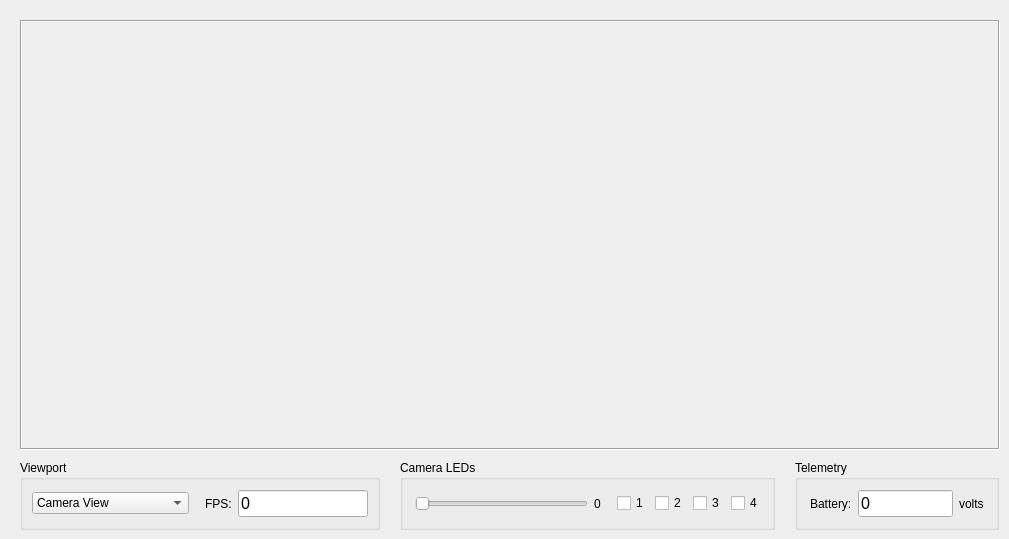
    <widget class="QWidget" name="mainTab">
     <attribute name="title">
      <string>Main</string>
     </attribute>
     <widget class="QLabel" name="viewport">
      <property name="geometry">
       <rect>
        <x>20</x>
        <y>20</y>
        <width>980</width>
        <height>430</height>
       </rect>
      </property>
      <property name="sizePolicy">
       <sizepolicy hsizetype="Fixed" vsizetype="Fixed">
        <horstretch>0</horstretch>
        <verstretch>0</verstretch>
       </sizepolicy>
      </property>
      <property name="minimumSize">
       <size>
        <width>980</width>
        <height>430</height>
       </size>
      </property>
      <property name="maximumSize">
       <size>
        <width>980</width>
        <height>430</height>
       </size>
      </property>
      <property name="mouseTracking">
       <bool>false</bool>
      </property>
      <property name="frameShape">
       <enum>QFrame::Shape::Box</enum>
      </property>
      <property name="frameShadow">
       <enum>QFrame::Shadow::Sunken</enum>
      </property>
      <property name="text">
       <string/>
      </property>
      <property name="alignment">
       <set>Qt::AlignmentFlag::AlignCenter</set>
      </property>
     </widget>
     <widget class="QGroupBox" name="viewportOptsBox">
      <property name="geometry">
       <rect>
        <x>20</x>
        <y>460</y>
        <width>360</width>
        <height>70</height>
       </rect>
      </property>
      <property name="title">
       <string>Viewport</string>
      </property>
      <layout class="QGridLayout" name="gridLayout">
       <item row="0" column="2">
        <widget class="QLabel" name="viewportFpsLabel">
         <property name="text">
          <string>FPS:</string>
         </property>
        </widget>
       </item>
       <item row="0" column="3">
        <widget class="QLineEdit" name="viewportFpsValue">
         <property name="sizePolicy">
          <sizepolicy hsizetype="Preferred" vsizetype="Fixed">
           <horstretch>0</horstretch>
           <verstretch>0</verstretch>
          </sizepolicy>
         </property>
         <property name="font">
          <font>
           <pointsize>12</pointsize>
          </font>
         </property>
         <property name="focusPolicy">
          <enum>Qt::FocusPolicy::NoFocus</enum>
         </property>
         <property name="text">
          <string>0</string>
         </property>
         <property name="frame">
          <bool>true</bool>
         </property>
         <property name="dragEnabled">
          <bool>true</bool>
         </property>
         <property name="readOnly">
          <bool>true</bool>
         </property>
        </widget>
       </item>
       <item row="0" column="0">
        <widget class="QComboBox" name="viewportSelector">
         <property name="sizePolicy">
          <sizepolicy hsizetype="Preferred" vsizetype="Fixed">
           <horstretch>0</horstretch>
           <verstretch>0</verstretch>
          </sizepolicy>
         </property>
         <property name="cursor">
          <cursorShape>CrossCursor</cursorShape>
         </property>
         <property name="currentText">
          <string>Camera View</string>
         </property>
         <item>
          <property name="text">
           <string>Camera View</string>
          </property>
         </item>
         <item>
          <property name="text">
           <string>Camera View (Overlay)</string>
          </property>
         </item>
         <item>
          <property name="text">
           <string>LiDAR View</string>
          </property>
         </item>
        </widget>
       </item>
       <item row="0" column="1">
        <spacer name="horizontalSpacer_1">
         <property name="orientation">
          <enum>Qt::Orientation::Horizontal</enum>
         </property>
         <property name="sizeType">
          <enum>QSizePolicy::Policy::Fixed</enum>
         </property>
         <property name="sizeHint" stdset="0">
          <size>
           <width>10</width>
           <height>20</height>
          </size>
         </property>
        </spacer>
       </item>
      </layout>
     </widget>
     <widget class="QGroupBox" name="camLedsBox">
      <property name="geometry">
       <rect>
        <x>400</x>
        <y>460</y>
        <width>375</width>
        <height>70</height>
       </rect>
      </property>
      <property name="sizePolicy">
       <sizepolicy hsizetype="Fixed" vsizetype="Fixed">
        <horstretch>0</horstretch>
        <verstretch>0</verstretch>
       </sizepolicy>
      </property>
      <property name="title">
       <string>Camera LEDs</string>
      </property>
      <layout class="QHBoxLayout" name="horizontalLayout_1">
       <property name="leftMargin">
        <number>12</number>
       </property>
       <item>
        <widget class="QSlider" name="camLedsBrightnessSlider">
         <property name="maximum">
          <number>4095</number>
         </property>
         <property name="singleStep">
          <number>4</number>
         </property>
         <property name="orientation">
          <enum>Qt::Orientation::Horizontal</enum>
         </property>
        </widget>
       </item>
       <item>
        <widget class="QLabel" name="camLedsBrightnessLabel">
         <property name="text">
          <string>0</string>
         </property>
        </widget>
       </item>
       <item>
        <spacer name="horizontalSpacer_2">
         <property name="orientation">
          <enum>Qt::Orientation::Horizontal</enum>
         </property>
         <property name="sizeType">
          <enum>QSizePolicy::Policy::Fixed</enum>
         </property>
         <property name="sizeHint" stdset="0">
          <size>
           <width>10</width>
           <height>20</height>
          </size>
         </property>
        </spacer>
       </item>
       <item>
        <widget class="QCheckBox" name="camLed1Check">
         <property name="text">
          <string>1</string>
         </property>
        </widget>
       </item>
       <item>
        <widget class="QCheckBox" name="camLed2Check">
         <property name="text">
          <string>2</string>
         </property>
        </widget>
       </item>
       <item>
        <widget class="QCheckBox" name="camLed3Check">
         <property name="text">
          <string>3</string>
         </property>
        </widget>
       </item>
       <item>
        <widget class="QCheckBox" name="camLed4Check">
         <property name="text">
          <string>4</string>
         </property>
        </widget>
       </item>
      </layout>
     </widget>
     <widget class="QGroupBox" name="telemetryBox">
      <property name="geometry">
       <rect>
        <x>795</x>
        <y>460</y>
        <width>204</width>
        <height>70</height>
       </rect>
      </property>
      <property name="sizePolicy">
       <sizepolicy hsizetype="Fixed" vsizetype="Fixed">
        <horstretch>0</horstretch>
        <verstretch>0</verstretch>
       </sizepolicy>
      </property>
      <property name="title">
       <string>Telemetry</string>
      </property>
      <layout class="QHBoxLayout" name="horizontalLayout_2">
       <property name="leftMargin">
        <number>12</number>
       </property>
       <property name="rightMargin">
        <number>12</number>
       </property>
       <item>
        <widget class="QLabel" name="teleBatteryLabel">
         <property name="sizePolicy">
          <sizepolicy hsizetype="Expanding" vsizetype="Preferred">
           <horstretch>0</horstretch>
           <verstretch>0</verstretch>
          </sizepolicy>
         </property>
         <property name="text">
          <string>Battery:</string>
         </property>
        </widget>
       </item>
       <item>
        <widget class="QLineEdit" name="teleBatteryValue">
         <property name="sizePolicy">
          <sizepolicy hsizetype="Minimum" vsizetype="Fixed">
           <horstretch>0</horstretch>
           <verstretch>0</verstretch>
          </sizepolicy>
         </property>
         <property name="font">
          <font>
           <pointsize>12</pointsize>
          </font>
         </property>
         <property name="focusPolicy">
          <enum>Qt::FocusPolicy::NoFocus</enum>
         </property>
         <property name="text">
          <string>0</string>
         </property>
         <property name="frame">
          <bool>true</bool>
         </property>
         <property name="dragEnabled">
          <bool>true</bool>
         </property>
         <property name="readOnly">
          <bool>true</bool>
         </property>
        </widget>
       </item>
       <item>
        <widget class="QLabel" name="teleBatteryUnits">
         <property name="text">
          <string>volts</string>
         </property>
        </widget>
       </item>
      </layout>
     </widget>
    </widget>
